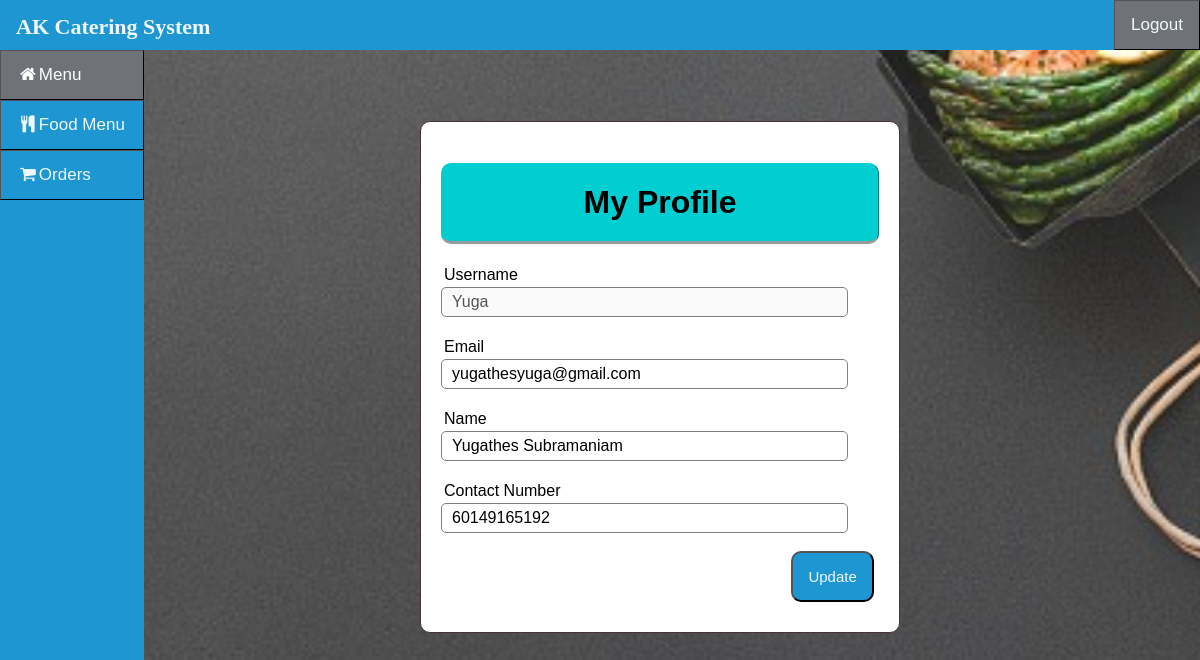
The page /Staff/home.php (signed in) on the database as committed earlier.
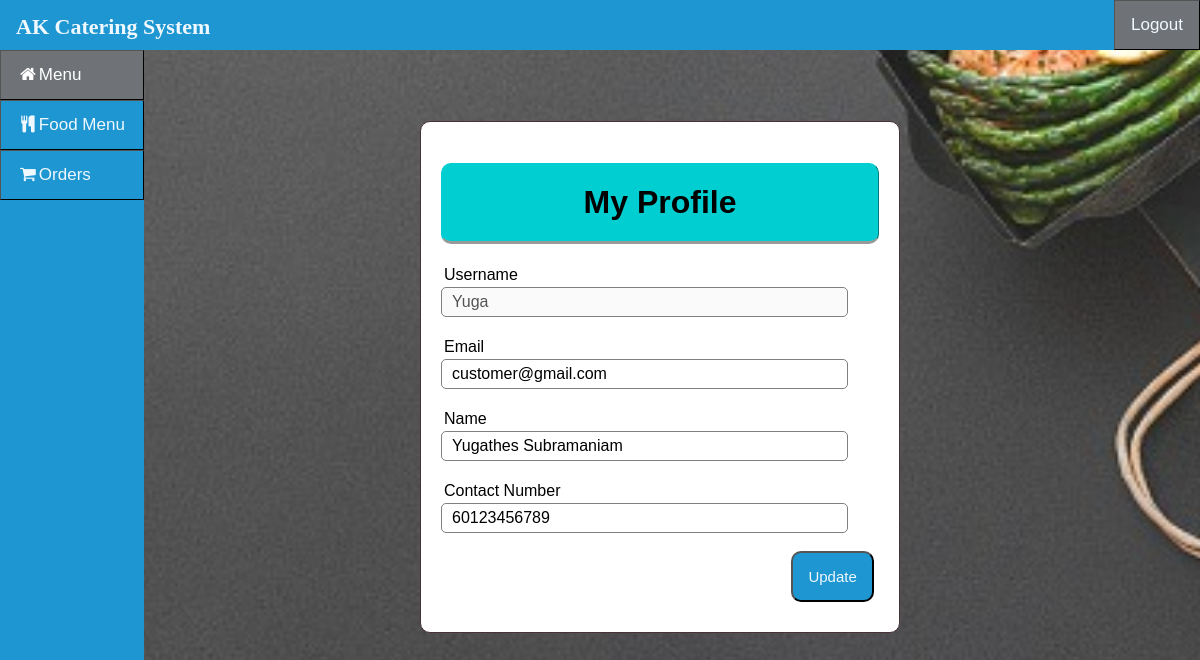
The same page on the database as committed later.
### tables this page shows
CREATE TABLE `users` (
  `username` varchar(50) NOT NULL,
  `password` varchar(255) NOT NULL,
  `name` varchar(255) NOT NULL,
  `email` varchar(255) NOT NULL,
  `Hp` varchar(99) NOT NULL,
  `type_user` varchar(255) NOT NULL
);

### Staff/home.php (the view, shortened to what this page needs)
<?php
if(isset ($_SESSION["username"]))
{
	include "Header.php";
?>
<!DOCTYPE html>
<html>
<head>
	<link rel="stylesheet" type="text/css" href="../CSS/topNav.css">
</head>
<body>
<?php
	$name = $_SESSION["username"];
	$queryGet = "select * from users where username='".$name."'";
	$resultGet = mysqli_query($link,$queryGet);
	if(!$resultGet)
	{
		die ("Invalid Query - get Register List: ". mysqli_error($link));
	}
	else
	{?>
	<div class="wrapper">
		<div class="middle">
			<div class="contentnew">
			<form class = "content" style="position:absolute;width: 40%;" action="../Admin/Update.php" name="EditForm" method="POST">
				<h1 class="header">My Profile</h1>
				<?php	while($baris= mysqli_fetch_array($resultGet, MYSQLI_BOTH))	{?>
					<div class="input-group">
						<label>Username</label>
						<input type="text" name="username" value="<?php echo $baris['username']; ?>" disabled><br><br>
						<label>Email</label>
						<input type="email" name="email" value="<?php echo $baris['email'] ?>"><br><br>
						<label>Name</label>
						<input type="text" name="name" value="<?php echo $baris['name'] ?>"><br><br>
						<label>Contact Number</label>
						<input type="text" name="Hp" value="<?php echo $baris['Hp']; ?>"><br><br>
						<button style="position: relative;left: 80%"; type="submit" class="btn" name="staff">Update</button>
					</div> <?php	}?>
			</form>
			</div>
		</div>
	</div>
	<?php
		}
}
else {
	echo "No session exists or session has expired. Please log in again ";
	echo "Page will be redirect in 5 seconds";
	header('Location: ../Auth/Login.php');
}?>
</body>
</html>

Rows that differ between the two databases and show on the page:
changed users "Yuga": email "yugathesyuga@gmail.com" → "customer@gmail.com"; Hp "60149165192" → "60123456789"
